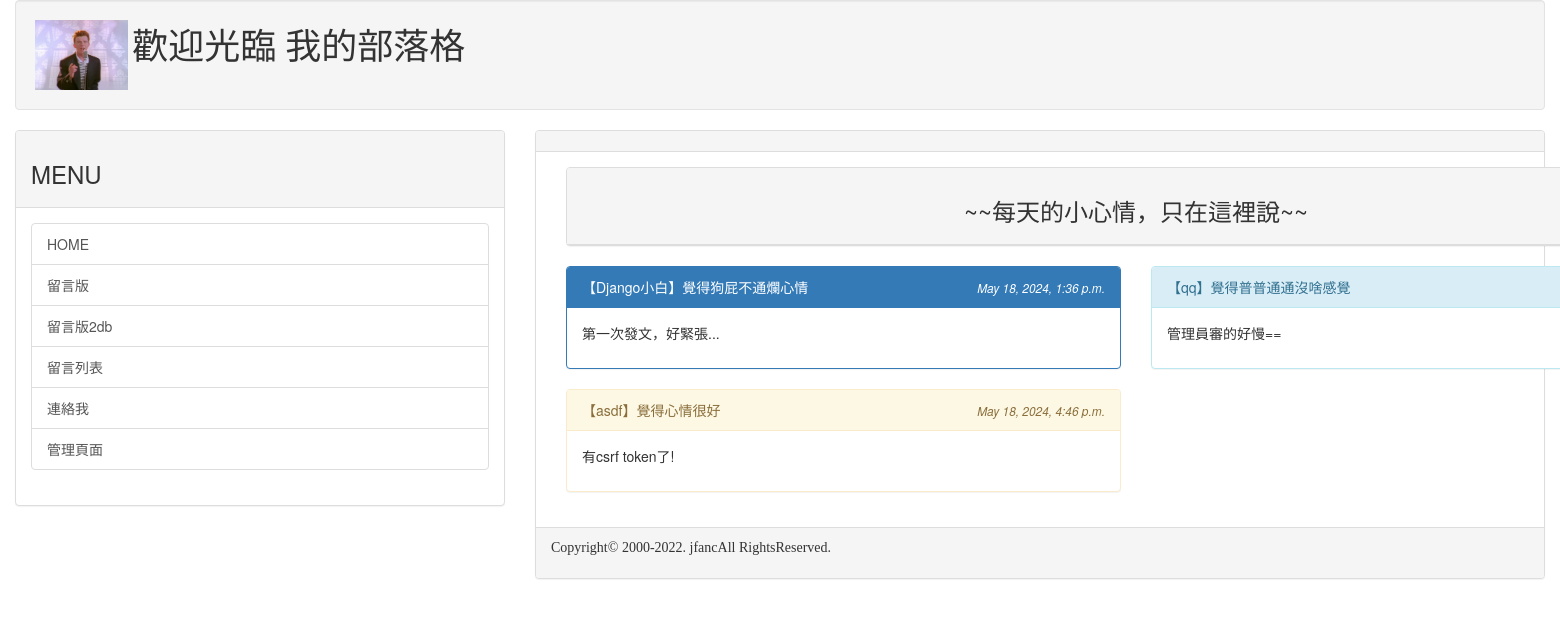
/list/, run on an earlier commit of the app's database.
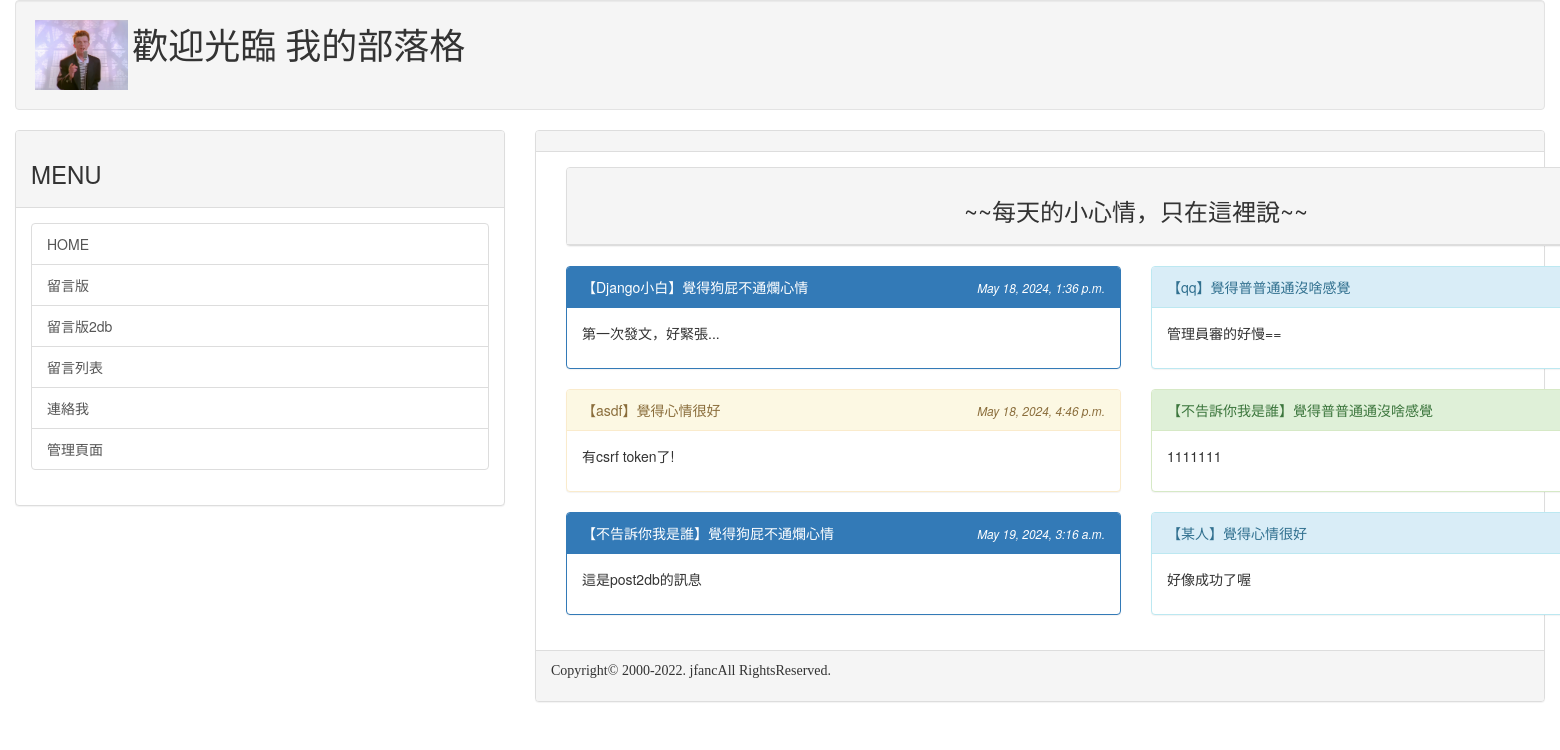
And on a later commit of the database.
### mysite/models.py (models this page shows, shortened)
class Post(models.Model):
    mood = models.ForeignKey('Mood', on_delete=models.CASCADE)
    nickname = models.CharField(max_length=50, default='不告訴你我是誰')
    message = models.TextField(null=False)
    del_pass= models.CharField(max_length=50)
    pub_time= models.DateTimeField(auto_now=True)
    enabled = models.BooleanField(default=False) #改True就可以預設為開啟

class Mood(models.Model):
    status = models.CharField(max_length=50, null=False)
    def __str__(self):
        return self.status

### mysite/views.py (the view)
# urls.py: path('list/', views.listing),
def listing(request):
  posts = models.Post.objects.filter(enabled=True).order_by('pub_time')[:150]
  moods = models.Mood.objects.all()
  return render(request, 'listing.html', locals())

### mysite/templates/listing.html (shortened to what this page needs)
{% extends "base.html" %}
{% block content %}
<div class='container'>
    <div class='row'>
        <div class='col-md-12'>
            <div class='panel panel-default'>
                <div class='panel-heading' align=center>
                    <h3>~~每天的小心情，只在這裡說~~</h3>
                </div>
            </div>
        </div>
    </div>
    <div class="row">
        {% for p in posts %}
        <div class="col-sm-12 col-md-6">
            <div class='panel {%cycle "panel-primary" "panel-info" "panel-warning" "panel-success" %}'>
                <div class='panel-heading'>
                    <table width='100%'>
                        <tr>
                            <td>
                                【{{ p.nickname }}】覺得{{ p.mood }}
                            </td>
                            <td align=right>
                                <i><small>{{ p.pub_time }}</small></i>
                            </td>
                        </tr>
                    </table>
                </div>
                <div class='panel-body'>{{ p.message | linebreaks }}</div>
            </div>
        </div>
        {% endfor%}
    </div>
</div>
{% endblock %}

What changed in the data, as far as the page shows it:
added Post: nickname "不告訴你我是誰", mood "普普通通沒啥感覺", message "1111111"
added Post: nickname "不告訴你我是誰", mood "狗屁不通爛心情", pub_time "May 19, 2024, 3:16 a.m.", message "這是post2db的訊息"
added Post: nickname "某人", mood "心情很好", message "好像成功了喔"
